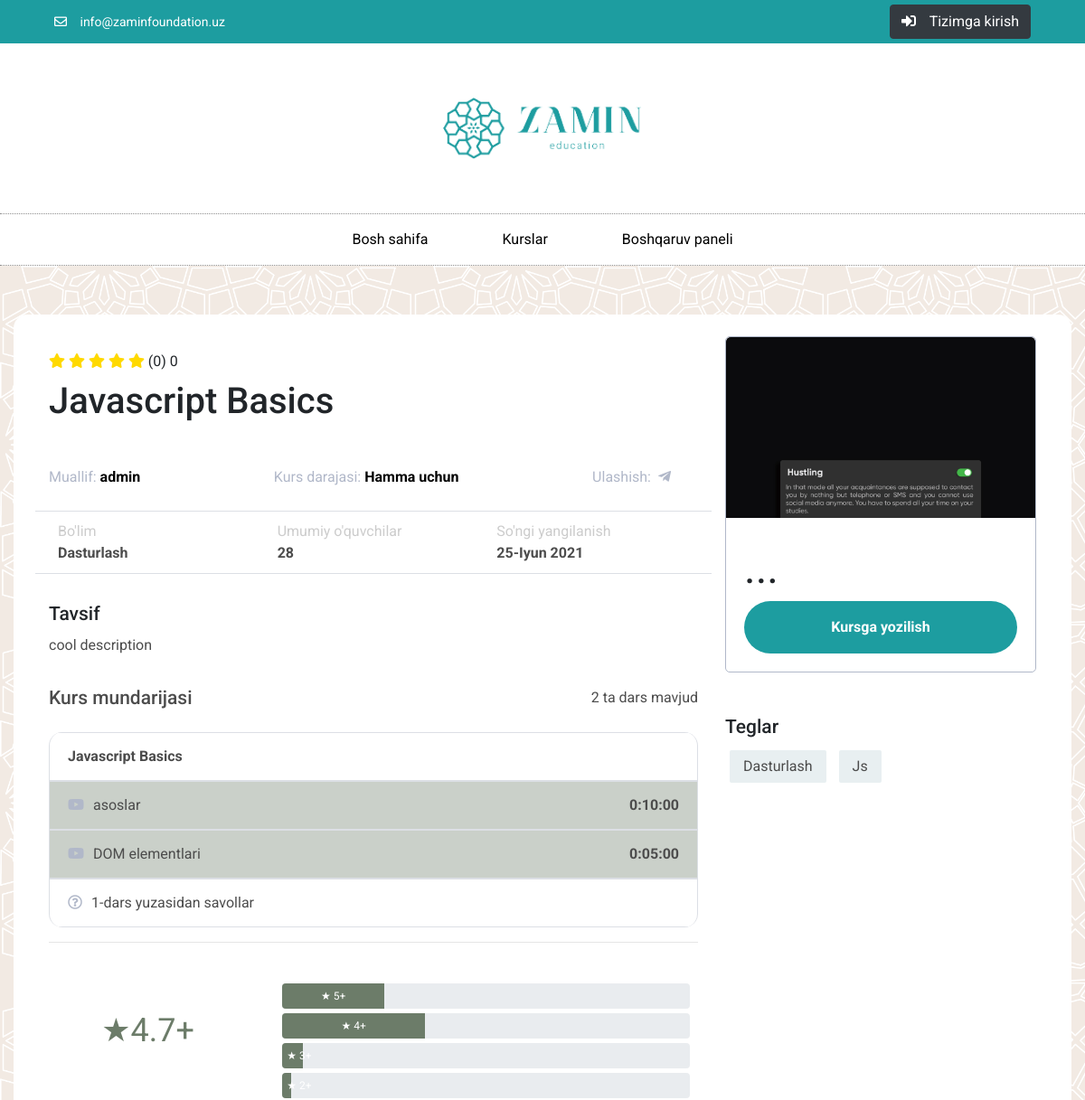
The page /courses/javascript-basics (upper part) on the database as committed earlier.
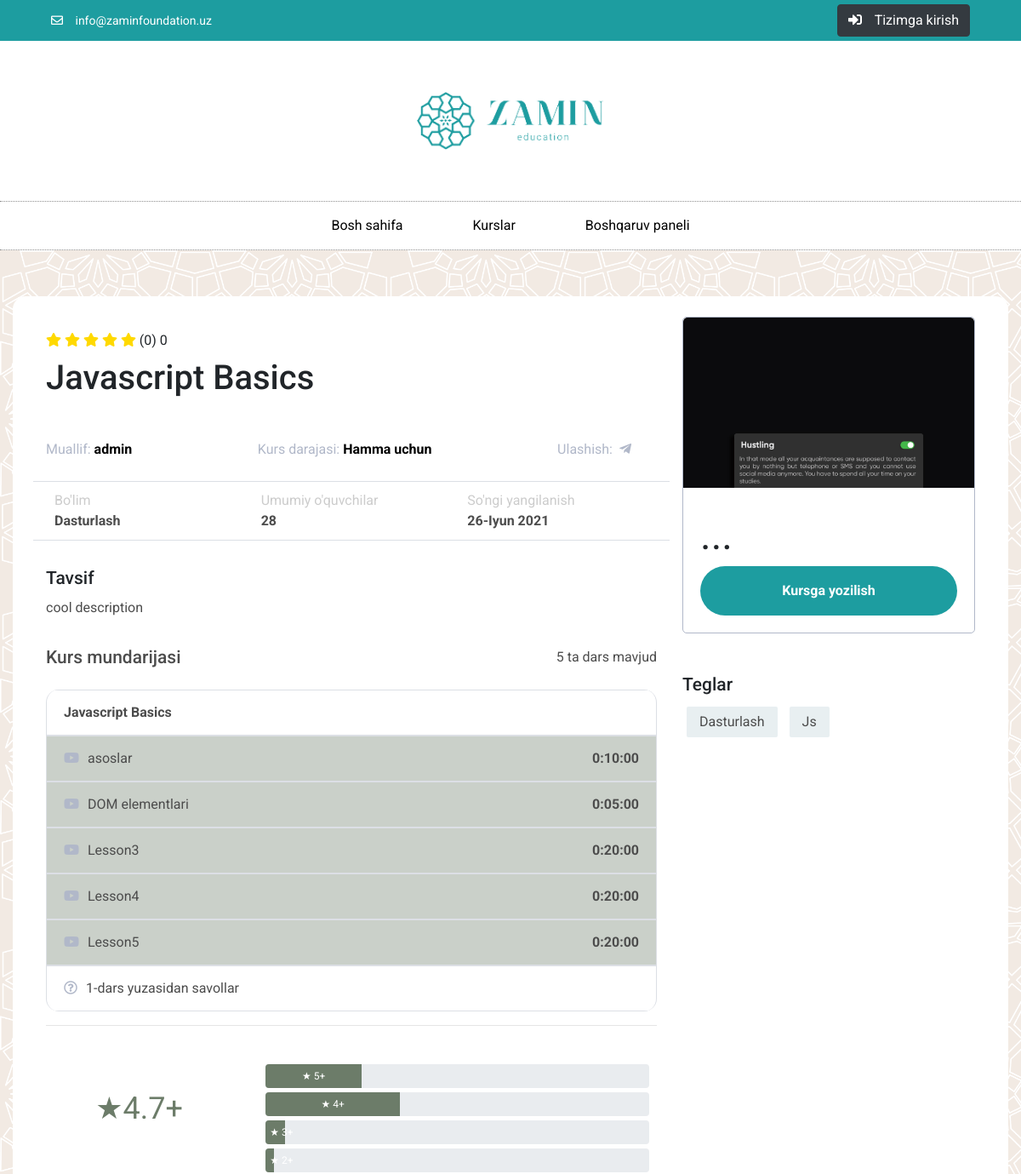
The same page on the database as committed later.
### main/models.py (models this page shows, shortened)
class Course(models.Model):
    title = models.CharField(max_length=255)
    thumbnail = models.ImageField(upload_to='courses/thumbnails/')
    author = models.ForeignKey(Profile, on_delete=models.PROTECT)
    slug = models.SlugField(unique=True)
    category = models.ManyToManyField(Category, default=[1])
    difficulty = models.ForeignKey(Difficulty, models.SET_NULL, null=True, default=1)
    tags = TaggableManager()
    total_users = models.PositiveIntegerField(default=0, null=True, blank=True)
    rank = models.PositiveSmallIntegerField(default=0)
    ranked_by_count = models.PositiveIntegerField(default=0)
    created = models.DateTimeField(auto_now_add=True)
    updated = models.DateTimeField(auto_now=True)
    description = models.TextField()

class Difficulty(models.Model):
    title = models.CharField(max_length=255)
    created = models.DateTimeField(auto_now_add=True)
    updated = models.DateTimeField(auto_now=True)
    slug = models.SlugField(unique=True)
    def __str__(self):
        return self.title
    class Meta:
        verbose_name_plural = 'Difficulties'

class Category(models.Model):
    title = models.CharField(max_length=255)
    created = models.DateTimeField(auto_now_add=True)
    updated = models.DateTimeField(auto_now=True)
    slug = models.SlugField(unique=True)
    def __str__(self):
        return self.title
    class Meta:
        verbose_name_plural = 'Categories'

class Lesson(models.Model):
    course = models.ForeignKey(Course, on_delete=models.CASCADE, related_name='lessons')
    title = models.CharField(max_length=255)
    url = models.URLField()
    description = models.TextField(null=True, blank=True)
    duration = models.DurationField(default=timedelta(minutes=20))
    created = models.DateTimeField(auto_now_add=True)
    updated = models.DateTimeField(auto_now=True)
    slug = models.SlugField()
    order_number = models.PositiveIntegerField(default=10)
    class Meta:
        ordering = ['order_number', 'id']

### account/models.py (models this page shows, shortened)
class Profile(AbstractUser):
    is_author = models.BooleanField(default=False)
    date_of_birth = models.DateField(null=True, blank=True)
    school = models.CharField(max_length=255, null=True, blank=True)
    profile_pic = models.ImageField(upload_to='profiles/', null=True, blank=True, default='profiles/default.png')

### main/views.py (the view)
# urls.py: path('courses/<slug:course_slug>', course_detail, name='course-detail'),
def course_detail(request, course_slug):
    course = Course.objects.get(slug__exact=course_slug)
    is_enrolled = False
    if request.user.is_authenticated:
        user = request.user
        is_enrolled = Enrollment.objects.filter(user=user, course=course).exists()
    context = {
        'course': course,
        'is_enrolled': is_enrolled,
    }
    return render(request, 'main/course-detail.html', context)

### templates/main/course-detail.html (shortened to what this page needs)
{% extends 'base.html' %} {% block content %}
<main>
  <section id="courses" class="courses course-detail">
    <div class="container">
      <div class="row app">
        <div class="col-md-8">
          <div class="stars mt-3">
            <i class="fas fa-star"></i>
            <i class="fas fa-star"></i>
            <i class="fas fa-star"></i>
            <i class="fas fa-star"></i>
            <i class="fas fa-star"></i>
            (0) 0
          </div>
          <div class="course__content">
            <h3 class="course__name mb-5 mt-2">{{ course.title }}</h3>
            <div class="course__social row justify-content-between col-12">
              <div>Muallif: <b>{{ course.author }}</b></div>
              <div>Kurs darajasi: <b>{{ course.difficulty }}</b></div>
              <div class="social-networks">
                Ulashish:
                <a
                  href="https://t.me/share/url?url=https://zamineducation.uz/courses/{{ course.slug }}&text=Ushbu kursni ko`rib chiqishingizni tavfsiya qilaman! #ZaminEducation"
                >
                  <i class="fab fa-telegram-plane"></i>
                </a>
              </div>
            </div>
            <div class="row course__info">
              <div class="col-md-4 course__info-item">
                Bo'lim<span>{{ course.category.all|join:" " }}</span>
              </div>
              <div class="col-md-4 course__info-item">
                Umumiy o'quvchilar<span>28</span>
              </div>
              <div class="col-md-4 course__info-item">
                So'ngi yangilanish<span>{{ course.updated|date:"d-F Y" }}</span>
              </div>
            </div>
            <div class="course__about">
              <h4 class="course__title">Tavsif</h4>
              <p class="course__text">{{ course.description }}</p>
            </div>
            <div class="course__time">
              <div class="course__time-header">
                <h4>Kurs mundarijasi</h4>
                <span>{{ course.lessons.count }} ta dars mavjud</span>
              </div>
              <ul class="course__time-table">
                <li>
                  <div><b>{{ course.title }}</b></div>
                </li>
                {% for lesson in course.lessons.all %}
                <li class="completed-course">
                  <div><i class="fab fa-youtube"></i>{{ lesson.title }}</div>
                  <div><b>{{ lesson.duration }}</b></div>
                </li>
                {% endfor %}
                <li>
                  <div>
                    <i class="far fa-question-circle"></i>1-dars yuzasidan
                    savollar
                  </div>
                </li>
              </ul>
            </div>
            <hr />
            <div class="ratings">
              <div class="row">
                <div class="col-md-4">
                  <div
                    class="circle"
                    style="
                      text-align: center;
                      padding: 25% 15%;
                      font-size: 36px;
                    "
                  >
                    &#9733;4.7+
                  </div>
                </div>
                <div class="col-md-8" style="padding: 24px">
                  <div class="progress">
                    <div
                      class="progress-bar"
                      role="progressbar"
                      style="width: 25%"
                      aria-valuenow="25"
                      aria-valuemin="0"
                      aria-valuemax="100"
                    >
                      &#9733; 5+
                    </div>
                  </div>
                  <div class="progress">
                    <div
                      class="progress-bar"
                      role="progressbar"
                      style="width: 35%"
                      aria-valuenow="35"
                      aria-valuemin="0"
                      aria-valuemax="100"
                    >
                      &#9733; 4+
                    </div>
                  </div>
                  <div class="progress">
                    <div
                      class="progress-bar"
                      role="progressbar"
                      style="width: 5%"
                      aria-valuenow="5"
                      aria-valuemin="0"
                      aria-valuemax="100"
                    >
                      &#9733; 3+
                    </div>
                  </div>
                  <div class="progress">
                    <div
                      class="progress-bar"
                      role="progressbar"
                      style="width: 2%"
                      aria-valuenow="2"
                      aria-valuemin="0"
                      aria-valuemax="100"
                    >
                      &#9733; 2+
                    </div>
                  </div>
                </div>
              </div>
            </div>
          </div>
        </div>
        <div class="col-md-4">
          <div class="detail__card">
            <div
              class="course__banner"
              style="background-image: url('/uploads/{{ course.thumbnail }}'); background-size: 100%;"
            ></div>
            <div class="detail__card-content">
              <span>...</span>
              <div class="main-btn2 course-btn">
                {% if is_enrolled %}
                <a href="{% url 'lesson-view' course.slug %}">Davom ettirish</a>
                {% else %}
                <a href="{% url 'course-enroll' course.id %}"
                  >Kursga yozilish</a
                >
                {% endif %}
              </div>
            </div>
          </div>
          <div class="course__info-item mt-5 d-flex flex-column">
            <h4>Teglar</h4>
            <span>
              {% for tag in course.tags.all %}
              <a href="#">{{ tag|title }}</a>
              {% endfor %}
            </span>
          </div>
        </div>
      </div>
    </div>
  </section>
</main>
{%endblock%}

### templates/base.html (shortened to what this page needs)
{% load static %}
<!DOCTYPE html>
<html lang="en">
<head>
    <link rel="stylesheet" href="{% static 'css/style.css' %}"/>
    <link rel="stylesheet" href="{% static 'css/vanilla.css' %}"/>
    <link
            rel="stylesheet"
            href="https://use.fontawesome.com/releases/v5.15.3/css/all.css"
    />
    <link
            rel="stylesheet"
            href="https://stackpath.bootstrapcdn.com/bootstrap/4.3.1/css/bootstrap.min.css"
    />
</head>
<body>
<header>
    <div class="header__top">
        <div
                class="container d-flex justify-content-between align-items-center"
        >
            <div class="header__mail col-md-6">
                <a href="#">
                    <i class="far fa-envelope"></i>
                    info@zaminfoundation.uz
                </a>
            </div>
            <div class="header__youtube col-md-6">
                {% if request.user.is_authenticated %}
                    <a href="{% url 'logout' %}" class="btn btn-dark">
                        <i class="fas fa-sign-in-alt"></i> Tizimdan chiqish</a
                    >
                {% else %}
                    <a href="{% url 'login' %}" class="btn btn-dark">
                        <i class="fas fa-sign-in-alt"></i> Tizimga kirish</a
                    >
                {% endif %}
            </div>
        </div>
    </div>
    <div class="header__bottom">
        <div class="header__logo">
            <div class="container">
                <img src="{% static 'img/logo.png' %}" alt=""/>
            </div>
        </div>
        <div class="header__menu">
            <div class="container">
                <ul class="header__menu-items">
                    {% if active_page == 1 %}
                        <li class="active"><a href="{% url 'home' %}">Bosh sahifa</a></li>
                    {% else %}
                        <li><a href="{% url 'home' %}">Bosh sahifa</a></li>
                    {% endif %} {% if active_page == 2 %}
                    <li class="active"><a href="{% url 'courses' %}">Kurslar</a></li>
                {% else %}
                    <li><a href="{% url 'courses' %}">Kurslar</a></li>
                {% endif %} {% if active_page == 3 %}
                    <li class="active"><a href="{% url 'dashboard-home' %}">Boshqaruv paneli</a></li>
                {% else %}
                    <li><a href="{% url 'dashboard-home' %}">Boshqaruv paneli</a></li>
                {% endif %}
                </ul>
            </div>
        </div>
    </div>
</header>
{% block content %} {% endblock %}
</body>
</html>

### main/static/css/style.css (style rules this page uses)
section.courses { padding: 0 !important; }
section.courses { padding: 35px 0px !important; }
section.course-detail { padding: 0 !important; background-color: #f2eae3; background-image: url(../img/gallery-bg.png); background-size: 38% auto; border-bottom: 1px solid #dcdfe5; }
section.course-detail .container { background-color: transparent; padding: 54px 0px; }
section.course-detail .container .app { padding: 24px; background-color: #fff; border-radius: 15px; }
.detail__card { border: 1px solid #b1b8c9; border-radius: 5px; overflow: hidden; }
.detail__card span { font-size: 48px; }
.detail__card .detail__card-content { padding: 20px; }
.course__banner { background-image: url("../img/photoshop.png"); background-repeat: no-repeat; background-size: cover; background-position: center top; border-top-left-radius: 5px; border-top-right-radius: 5px; height: 200px; display: flex; justify-content: space-between; align-items: flex-end; padding: 30px; color: #fff; }
.course__info { padding: 10px; border-top: 1px solid #dcdfe5; border-bottom: 1px solid #dcdfe5; margin: 25px 0px 0px 0px; }
.course__info .course__info-item { display: flex; flex-direction: column; color: #ccc; }
.course__info .course__info-item span { color: #4c4c4c; font-weight: 700; }
.course__about { margin-top: 32px; margin-bottom: 32px; }
.course__text { color: #4c4c4c; line-height: 28px; }
.course__time-header { display: flex; justify-content: space-between; color: #4c4c4c; margin-bottom: 16px; }
.course__time-table { border-right: 1px solid #dcdfe5; border-left: 1px solid #dcdfe5; border-radius: 15px; overflow: hidden; }
.course__time-table li { display: flex; justify-content: space-between; padding: 14px 20px; border-top: 1px solid #dcdfe5; border-bottom: 1px solid #dcdfe5; }
.course__time-table li div { color: #4c4c4c; }
.course__time-table li div i { margin-right: 10px; color: #b1b8c9; }
.course__social { color: #b1b8c9; }
.course__social div b { color: #000; }
.course__social div.social-networks { display: flex; column-gap: 8px; }
.course__social div.social-networks a { color: #b1b8c9; }
.course-btn { max-width: 100% !important; }
.stars i { color: #ffd900; }
.course__info-item span a { padding: 6px 15px; background: #e8eff1; display: inline-block; margin: 5px; border-radius: 2px; color: #4c4c4c; }
.ratings { color: #6c7c69; }
.ratings .progress { margin: 5px 0px; height: auto; }
.ratings .progress .progress-bar { background-color: #6c7c69; padding: 5px; }
.header__top { height: 48px; padding: 10px 0px; background-color: #1D9DA0; display: flex; justify-content: center; align-items: center; }
.header__mail { font-size: 14px; }
.header__mail a { color: #fff; }
.header__mail a i { margin-right: 11px; }
.header__youtube { font-size: 14px; text-align: right; }
.header__youtube a { color: #fff; }
.header__youtube a i { margin-right: 11px; }
.header__bottom .header__logo .container { padding: 60px 0px; display: flex; justify-content: center; align-items: center; }
.header__bottom .header__logo .container img { max-width: 220px; }
.header__bottom .header__menu { border-style: dotted; border-width: 1px 0px 1px 0px; border-color: #8e8e8e; }
.header__bottom .header__menu .container { display: flex; justify-content: center; align-items: center; }
.header__bottom .header__menu .container ul { display: flex; justify-content: center; align-items: center; }
.header__bottom .header__menu .container ul li { padding: 16px 41px; height: 100%; position: relative; transition: 0.3s; }
.header__bottom .header__menu .container ul li a { color: #000; }
* { padding: 0; margin: 0; box-sizing: border-box; font-family: "Roboto", sans-serif; }
section { padding: 120px 0px; }
h3 { font-size: 40px !important; }
h4 { font-size: 21px !important; }
ul { list-style: none !important; margin: 0 !important; }
a { text-decoration: none !important; }
.main-btn2 { font-family: "Roboto", Sans-serif; font-size: 16px; font-weight: 500; background-color: #1D9DA0; border-radius: 50px; padding: 17px 50px; transition: 0.3s; max-width: 310px; display: flex; justify-content: center; align-items: center; cursor: pointer; font-weight: 700; }
.main-btn2 a { color: #ffffff !important; }

### main/static/css/vanilla.css (style rules this page uses)
.completed-course { background-color: #6c7c695b; }

Rows that differ between the two databases and show on the page:
changed Course "Javascript Basics": updated "25-Iyun 2021" → "26-Iyun 2021"; lessons.count "2" → "5"
added Lesson: title "Lesson3", duration "0:20:00"
added Lesson: title "Lesson4", duration "0:20:00"
added Lesson: title "Lesson5", duration "0:20:00"
